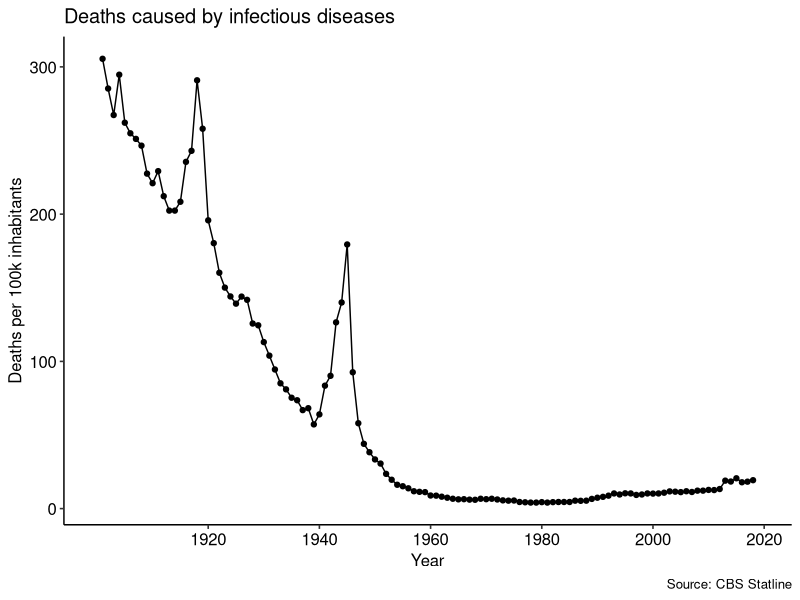
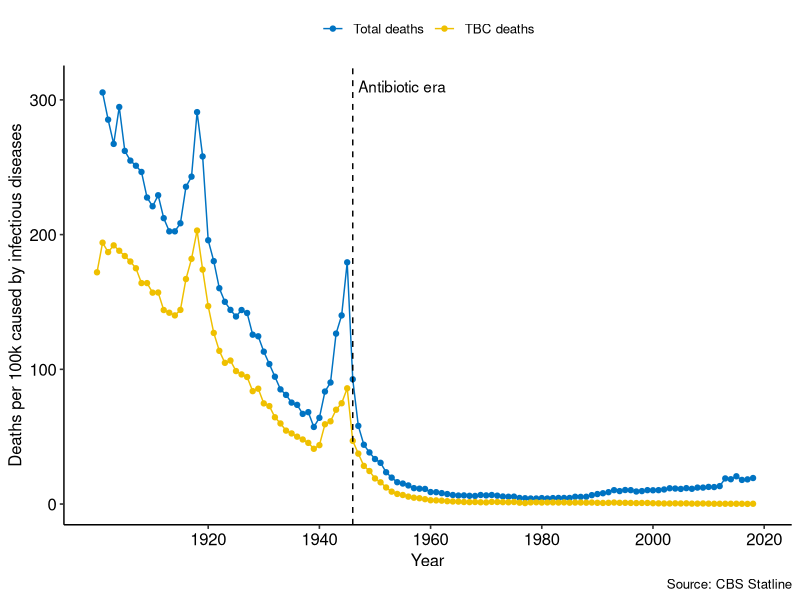
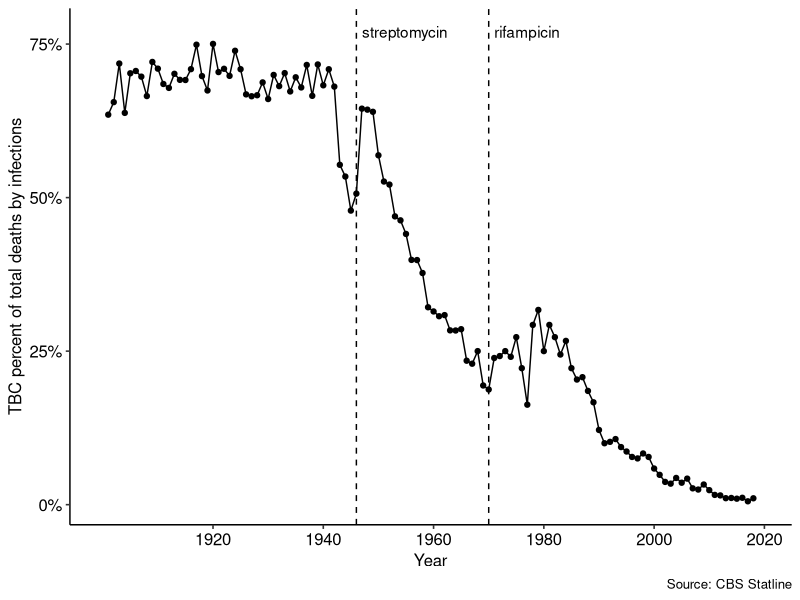
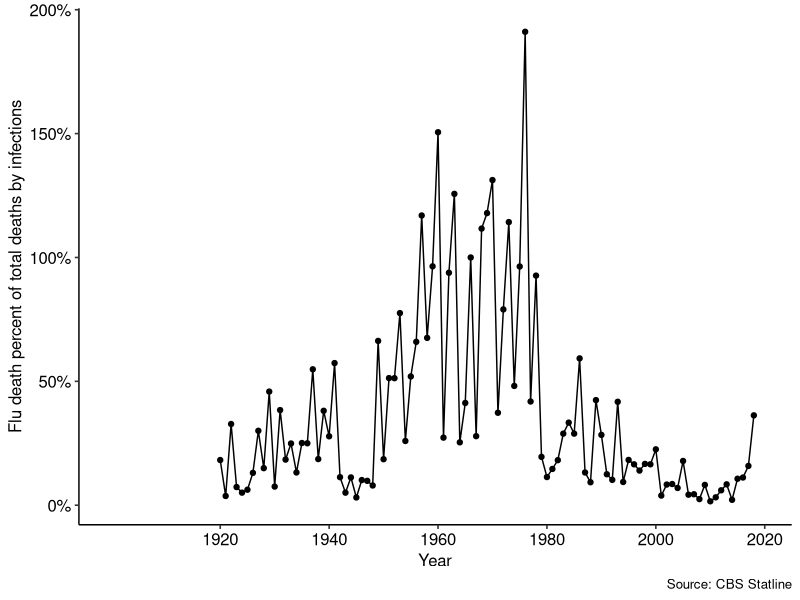

The R source for these figures, in order:
## ---- chunk 1
knitr::opts_chunk$set(echo = FALSE,
                      message = FALSE,
                      warning = FALSE)
## ---- chunk 2
library("tidyverse")
library("ggpubr")
library("ggsci")
## ---- chunk 3
death_data <- read_csv2(file = "cbs_doden.csv")
disease_data <- read_csv2(file = "cbs_ziekten.csv")
vac_data <- read_csv2(file = "cbs_vaccinatie.csv")
## ---- chunk 4
death_data %>%
  ggplot(aes(perioden, totaal_infectie))+
    geom_point()+
    geom_line()+
    scale_x_continuous(breaks = c(1920, 1940, 1960, 1980, 2000, 2020))+
    theme_pubr()+
    labs(x = "Year",
         y = "Deaths per 100k inhabitants",
         caption = "Source: CBS Statline",
         title = "Deaths caused by infectious diseases")
## ---- chunk 5
death_data %>%
  pivot_longer(cols = c("totaal_infectie", "tuberculose", "griep"), names_to = "doodsoorzaak", values_to = "aantal") %>%
  filter(doodsoorzaak != "griep") %>%
    ggplot(aes(perioden, aantal, color = doodsoorzaak))+
      geom_point()+
      geom_line()+
      geom_vline(xintercept = 1946, linetype = "dashed")+
      annotate(geom = "text", x = 1947, y = 310, label = "Antibiotic era", hjust = "left")+
      #annotate(geom = "segment", x = 1947, y = 310, xend = 2020, yend = 310, arrow = arrow(length = unit(2, "mm"))) +
      scale_x_continuous(breaks = c(1920, 1940, 1960, 1980, 2000, 2020))+
      scale_y_continuous()+
      scale_color_jco(labels = c("Total deaths", "TBC deaths"))+
      theme_pubr()+
      theme(legend.title = element_blank())+
      labs(x = "Year",
           y = "Deaths per 100k caused by infectious diseases",
           caption = "Source: CBS Statline")
## ---- chunk 6
death_data %>%
  mutate(rel_tbc = tuberculose / totaal_infectie,
         rel_griep = griep / totaal_infectie) %>%
    ggplot(aes(perioden, rel_tbc))+
      geom_point()+
      geom_line()+
      geom_vline(xintercept = c(1946, 1970), linetype = "dashed")+
      annotate(geom = "text", x = 1947, y = 0.77, label = "streptomycin", hjust = "left")+
      annotate(geom = "text", x = 1971, y = 0.77, label = "rifampicin", hjust = "left")+
      scale_x_continuous(breaks = c(1920, 1940, 1960, 1980, 2000, 2020))+
      scale_y_continuous(breaks = c(0.0, 0.25, 0.5, 0.75), labels = scales::percent)+
      scale_color_jco()+
      theme_pubr()+
      labs(x = "Year",
           y = "TBC percent of total deaths by infections",
           caption = "Source: CBS Statline")
## ---- chunk 7
death_data %>%
  mutate(rel_tbc = tuberculose / totaal_infectie,
         rel_griep = griep / totaal_infectie) %>%
    ggplot(aes(perioden, rel_griep))+
      geom_point()+
      geom_line()+
      scale_x_continuous(breaks = c(1920, 1940, 1960, 1980, 2000, 2020))+
      scale_y_continuous(labels = scales::percent)+
      scale_color_jco()+
      theme_pubr()+
      labs(x = "Year",
           y = "Flu death percent of total deaths by infections",
           caption = "Source: CBS Statline")
